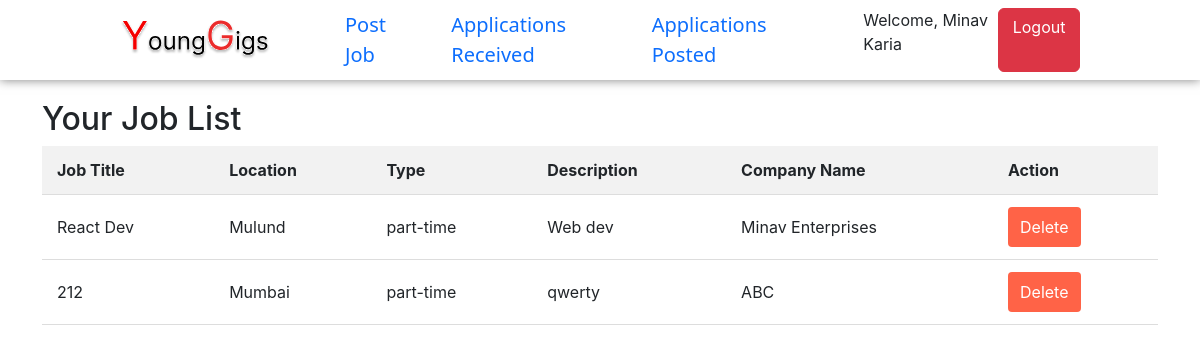
Screenshot of /applicationInserted.php (signed in) with the database file from the repository.
### tables this page shows
CREATE TABLE `jobs` (
  `id` int(11) NOT NULL,
  `title` varchar(255) DEFAULT NULL,
  `location` varchar(255) DEFAULT NULL,
  `type` varchar(50) DEFAULT NULL,
  `description` text DEFAULT NULL,
  `company_name` varchar(100) DEFAULT NULL
);

### applicationInserted.php (the view, shortened to what this page needs)
<!DOCTYPE html>
<html lang="en">
<head>
      <link rel="stylesheet" href="https://cdn.jsdelivr.net/npm/bootstrap@5.2.3/dist/css/bootstrap.min.css">
  <link href="https://cdn.jsdelivr.net/npm/select2@4.1.0-beta.1/dist/css/select2.min.css" rel="stylesheet" />
  <link rel="stylesheet" href="style.css">
</head>
<body>
<?php include 'authguard.php'; ?>
<?php
$userId = $_SESSION['user_id'];
$conn = new mysqli("localhost", "root", "", "younggigs");
$sql = "SELECT * FROM jobs WHERE id IN (SELECT job_id FROM UserJobs WHERE user_id = $userId)";
$result = $conn->query($sql);
if ($result->num_rows > 0) {
    $jobs = array();
    while ($row = $result->fetch_assoc()) {
        $jobs[] = $row;
    }
} else {
    $jobs = array();
}
?>
    <div class="container">
        <h2>Your Job List</h2>
        <table>
            <tr>
                <th>Job Title</th>
                <th>Location</th>
                <th>Type</th>
                <th>Description</th>
                <th>Company Name</th>
                <th>Action</th>
            </tr>
            <?php foreach ($jobs as $job) : ?>
                <tr>
                    <td><?php echo $job['title']; ?></td>
                    <td><?php echo $job['location']; ?></td>
                    <td><?php echo $job['type']; ?></td>
                    <td><?php echo $job['description']; ?></td>
                    <td><?php echo $job['company_name']; ?></td>
                    <td>
                        <form method="POST" action="delete_job.php">
                            <button class="delete-btn" type="submit">Delete</button>
                        </form>
                    </td>
                </tr>
            <?php endforeach; ?>
        </table>
    </div>
</body>
</html>

### style.css (style rules this page uses)
body { margin: 0; padding: 0; font-family: 'Inter', sans-serif; }

### applicationInserted.php (style rules this page uses)
body { font-family: Arial, sans-serif; margin: 0; padding: 0; background-color: #f4f4f4; }
.container { width: 80%; margin: 20px auto; }
table { width: 100%; border-collapse: collapse; background-color: #fff; }
table th, table td { padding: 12px 15px; text-align: left; border-bottom: 1px solid #ddd; }
table th { background-color: #f2f2f2; }
.delete-btn { background-color: #ff6347; color: #fff; border: none; padding: 8px 12px; cursor: pointer; border-radius: 4px; transition: background-color 0.3s ease; }

### rows the page displays
jobs: title "React Dev", location "Mulund", type "part-time", description "Web dev", company_name "Minav Enterprises"
jobs: title "212", location "Mumbai", type "part-time", description "qwerty", company_name "ABC"

### other values shown
$name "Minav Karia"
